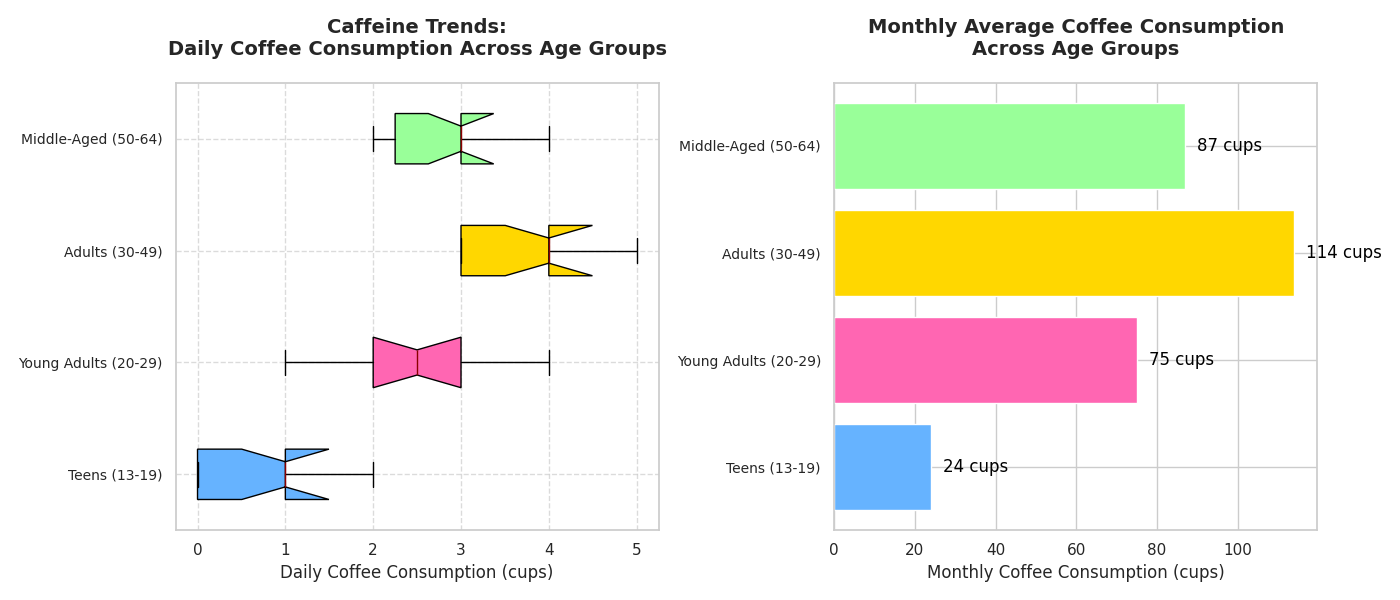

The Python source for this figure:
import matplotlib.pyplot as plt
import numpy as np

teens_coffee = [0, 1, 0, 2, 1, 0, 0, 1, 1, 2]
young_adults_coffee = [2, 3, 2, 1, 4, 2, 3, 2, 3, 3]
adults_coffee = [3, 4, 3, 5, 4, 3, 4, 3, 5, 4]
middle_aged_coffee = [2, 3, 3, 2, 4, 3, 2, 4, 3, 3]

monthly_avg_coffee = [np.mean(teens_coffee) * 30, np.mean(young_adults_coffee) * 30, 
                      np.mean(adults_coffee) * 30, np.mean(middle_aged_coffee) * 30]

coffee_data = [teens_coffee, young_adults_coffee, adults_coffee, middle_aged_coffee]
age_groups = ['Teens (13-19)', 'Young Adults (20-29)', 'Adults (30-49)', 'Middle-Aged (50-64)']

fig, axes = plt.subplots(nrows=1, ncols=2, figsize=(14, 6))

boxes = axes[0].boxplot(coffee_data, vert=False, patch_artist=True, notch=True,
                        boxprops=dict(facecolor='#DAA520', color='black'),
                        whiskerprops=dict(color='black'),
                        capprops=dict(color='black'),
                        medianprops=dict(color='darkred'))

colors = ['#66B3FF', '#FF66B2', '#FFD700', '#99FF99']
for patch, color in zip(boxes['boxes'], colors):
    patch.set_facecolor(color)

axes[0].set_title("Caffeine Trends:\nDaily Coffee Consumption Across Age Groups", fontsize=14, weight='bold', pad=20)
axes[0].set_xlabel('Daily Coffee Consumption (cups)', fontsize=12)
axes[0].set_yticklabels(age_groups, fontsize=10)
axes[0].grid(True, linestyle='--', alpha=0.7)

bar_positions = np.arange(len(monthly_avg_coffee))
axes[1].barh(bar_positions, monthly_avg_coffee, color=colors)
axes[1].set_yticks(bar_positions)
axes[1].set_yticklabels(age_groups, fontsize=10)
axes[1].set_title("Monthly Average Coffee Consumption\nAcross Age Groups", fontsize=14, weight='bold', pad=20)
axes[1].set_xlabel('Monthly Coffee Consumption (cups)', fontsize=12)

for i, v in enumerate(monthly_avg_coffee):
    axes[1].text(v + 3, i, f"{int(v)} cups", color='black', va='center')

plt.tight_layout()
plt.show()
